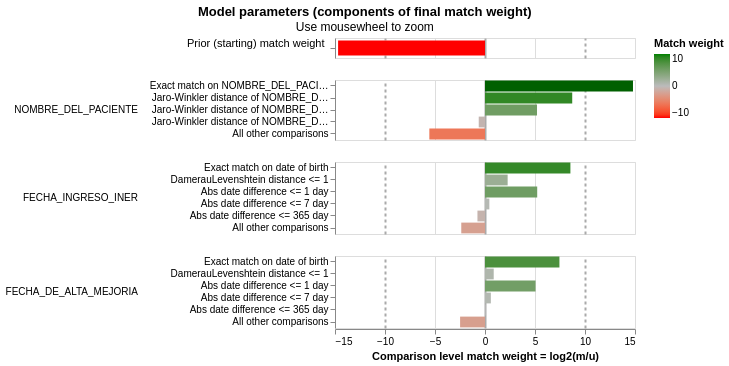

Notebook source saved alongside this figure:
### Markdown cell above
### Visualizando los pesos

### Code cell
linker.visualisations.match_weights_chart()

### Figure 1 — Vega-Lite specification as saved in the notebook (floating-point values rounded to 4 significant figures)
{"config": {"view": {"continuousWidth": 300, "continuousHeight": 300, "discreteHeight": 60, "discreteWidth": 400}, "header": {"title": null}, "mark": {"tooltip": null}, "title": {"anchor": "middle"}}, "vconcat": [{"mark": {"type": "bar", "clip": true, "height": 15}, "encoding": {"color": {"field": "log2_bayes_factor", "scale": {"domain": [-10, 0, 10], "interpolate": "lab", "range": ["red", "#bbbbbb", "green"]}, "title": "Match weight", "type": "quantitative"}, "tooltip": [{"field": "comparison_name", "title": "Comparison name", "type": "nominal"}, {"field": "probability_two_random_records_match", "format": ".4f", "title": "Probability two random records match", "type": "nominal"}, {"field": "log2_bayes_factor", "format": ",.4f", "title": "Equivalent match weight", "type": "quantitative"}, {"field": "bayes_factor_description", "title": "Match weight description", "type": "nominal"}], "x": {"axis": {"domain": false, "gridColor": {"condition": {"test": "abs(datum.value / 10)  <= 1 & datum.value % 10 === 0", "value": "#aaa"}, "value": "#ddd"}, "gridDash": {"condition": {"test": "abs(datum.value / 10) == 1", "value": [3]}, "value": null}, "gridWidth": {"condition": {"test": "abs(datum.value / 10)  <= 1 & datum.value % 10 === 0", "value": 2}, "value": 1}, "labels": false, "ticks": false, "title": ""}, "field": "log2_bayes_factor", "scale": {"domain": [-15, 15]}, "type": "quantitative"}, "y": {"axis": {"title": "Prior (starting) match weight", "titleAlign": "right", "titleAngle": 0, "titleFontWeight": "normal"}, "field": "label_for_charts", "sort": {"field": "comparison_vector_value", "order": "descending"}, "type": "nominal"}}, "height": 20, "transform": [{"filter": "(datum.comparison_name == 'probability_two_random_records_match')"}]}, {"mark": {"type": "bar", "clip": true}, "encoding": {"color": {"field": "log2_bayes_factor", "scale": {"domain": [-10, 0, 10], "interpolate": "lab", "range": ["red", "#bbbbbb", "green"]}, "title": "Match weight", "type": "quantitative"}, "row": {"field": "comparison_name", "header": {"labelAlign": "left", "labelAnchor": "middle", "labelAngle": 0}, "sort": {"field": "comparison_sort_order"}, "type": "nominal"}, "tooltip": [{"field": "comparison_name", "title": "Comparison name", "type": "nominal"}, {"field": "label_for_charts", "title": "Label", "type": "ordinal"}, {"field": "sql_condition", "title": "SQL condition", "type": "nominal"}, {"field": "m_probability", "format": ".10~g", "title": "M probability", "type": "quantitative"}, {"field": "u_probability", "format": ".10~g", "title": "U probability", "type": "quantitative"}, {"field": "bayes_factor", "format": ",.6f", "title": "Bayes factor = m/u", "type": "quantitative"}, {"field": "log2_bayes_factor", "format": ".4~g", "title": "Match weight = log2(m/u)", "type": "quantitative"}, {"field": "bayes_factor_description", "title": "Match weight description", "type": "nominal"}, {"field": "m_probability_description", "title": "m probability description", "type": "nominal"}, {"field": "u_probability_description", "title": "u probability description", "type": "nominal"}], "x": {"axis": {"gridColor": {"condition": {"test": "abs(datum.value / 10)  <= 1 & datum.value % 10 === 0", "value": "#aaa"}, "value": "#ddd"}, "gridDash": {"condition": {"test": "abs(datum.value / 10) == 1", "value": [3]}, "value": null}, "gridWidth": {"condition": {"test": "abs(datum.value / 10)  <= 1 & datum.value % 10 === 0", "value": 2}, "value": 1}, "title": "Comparison level match weight = log2(m/u)"}, "field": "log2_bayes_factor", "scale": {"domain": [-15, 15]}, "type": "quantitative"}, "y": {"axis": {"title": null}, "field": "label_for_charts", "sort": {"field": "comparison_vector_value", "order": "descending"}, "type": "nominal"}}, "height": {"step": 12}, "resolve": {"axis": {"y": "independent"}, "scale": {"y": "independent"}}, "transform": [{"filter": "(datum.comparison_name != 'probability_two_random_records_match')"}]}], "data": {"name": "data-78baf92fd3d9574697e925360fb9d3e2"}, "params": [{"name": "mouse_zoom", "select": {"type": "interval", "encodings": ["x"]}, "bind": "scales", "views": []}], "resolve": {"axis": {"y": "independent"}, "scale": {"y": "independent"}}, "title": {"text": "Model parameters (components of final match weight)", "subtitle": "Use mousewheel to zoom"}, "$schema": "https://vega.github.io/schema/vega-lite/v5.9.3.json", "datasets": {"data-78baf92fd3d9574697e925360fb9d3e2": [{"comparison_name": "probability_two_random_records_match", "sql_condition": null, "label_for_charts": "", "m_probability": null, "u_probability": null, "m_probability_description": null, "u_probability_description": null, "has_tf_adjustments": false, "tf_adjustment_column": null, "tf_adjustment_weight": null, "is_null_level": false, "bayes_factor": 3.783e-05, "log2_bayes_factor": -14.69, "comparison_vector_value": 0, "max_comparison_vector_value": 0, "bayes_factor_description": "The probability that two random records drawn at random match is 0.000 or one in  26,435.8 records.This is equivalent to a starting match weight of -14.690.", "probability_two_random_records_match": 3.783e-05, "comparison_sort_order": -1}, {"comparison_name": "NOMBRE_DEL_PACIENTE", "sql_condition": "\"NOMBRE_DEL_PACIENTE_l\" = \"NOMBRE_DEL_PACIENTE_r\"", "label_for_charts": "Exact match on NOMBRE_DEL_PACIENTE", "m_probability": 0.9793, "u_probability": 3.436e-05, "m_probability_description": "Amongst matching record comparisons, 97.93% of records (i.e. one in 1.021) are in the exact match on nombre_del_paciente comparison level", "u_probability_description": "Amongst non-matching record comparisons, 0.003436% of records (i.e. one in 29,101) are in the exact match on nombre_del_paciente comparison level", "has_tf_adjustments": true, "tf_adjustment_column": "NOMBRE_DEL_PACIENTE", "tf_adjustment_weight": 1.0, "is_null_level": false, "bayes_factor": 28500.0, "log2_bayes_factor": 14.8, "comparison_vector_value": 4, "max_comparison_vector_value": 4, "bayes_factor_description": "If comparison level is `exact match on nombre_del_paciente` then comparison is 28,499 times more likely to be a match", "probability_two_random_records_match": 3.783e-05, "comparison_sort_order": 0}, {"comparison_name": "NOMBRE_DEL_PACIENTE", "sql_condition": "jaro_winkler_similarity(\"NOMBRE_DEL_PACIENTE_l\", \"NOMBRE_DEL_PACIENTE_r\") >= 0.92", "label_for_charts": "Jaro-Winkler distance of NOMBRE_DEL_PACIENTE >= 0.92", "m_probability": 0.0125, "u_probability": 2.959e-05, "m_probability_description": "Amongst matching record comparisons, 1.25% of records (i.e. one in 80) are in the jaro-winkler distance of nombre_del_paciente >= 0.92 comparison level", "u_probability_description": "Amongst non-matching record comparisons, 0.002959% of records (i.e. one in 33,794) are in the jaro-winkler distance of nombre_del_paciente >= 0.92 comparison level", "has_tf_adjustments": false, "tf_adjustment_column": null, "tf_adjustment_weight": 1.0, "is_null_level": false, "bayes_factor": 422.4, "log2_bayes_factor": 8.723, "comparison_vector_value": 3, "max_comparison_vector_value": 4, "bayes_factor_description": "If comparison level is `jaro-winkler distance of nombre_del_paciente >= 0.92` then comparison is 422 times more likely to be a match", "probability_two_random_records_match": 3.783e-05, "comparison_sort_order": 0}, {"comparison_name": "NOMBRE_DEL_PACIENTE", "sql_condition": "jaro_winkler_similarity(\"NOMBRE_DEL_PACIENTE_l\", \"NOMBRE_DEL_PACIENTE_r\") >= 0.88", "label_for_charts": "Jaro-Winkler distance of NOMBRE_DEL_PACIENTE >= 0.88", "m_probability": 0.0125, "u_probability": 0.0003398, "m_probability_description": "Amongst matching record comparisons, 1.25% of records (i.e. one in 80) are in the jaro-winkler distance of nombre_del_paciente >= 0.88 comparison level", "u_probability_description": "Amongst non-matching record comparisons, 0.03398% of records (i.e. one in 2,943) are in the jaro-winkler distance of nombre_del_paciente >= 0.88 comparison level", "has_tf_adjustments": false, "tf_adjustment_column": null, "tf_adjustment_weight": 1.0, "is_null_level": false, "bayes_factor": 36.78, "log2_bayes_factor": 5.201, "comparison_vector_value": 2, "max_comparison_vector_value": 4, "bayes_factor_description": "If comparison level is `jaro-winkler distance of nombre_del_paciente >= 0.88` then comparison is 36.78 times more likely to be a match", "probability_two_random_records_match": 3.783e-05, "comparison_sort_order": 0}, {"comparison_name": "NOMBRE_DEL_PACIENTE", "sql_condition": "jaro_winkler_similarity(\"NOMBRE_DEL_PACIENTE_l\", \"NOMBRE_DEL_PACIENTE_r\") >= 0.7", "label_for_charts": "Jaro-Winkler distance of NOMBRE_DEL_PACIENTE >= 0.7", "m_probability": 0.0125, "u_probability": 0.01931, "m_probability_description": "Amongst matching record comparisons, 1.25% of records (i.e. one in 80) are in the jaro-winkler distance of nombre_del_paciente >= 0.7 comparison level", "u_probability_description": "Amongst non-matching record comparisons, 1.931% of records (i.e. one in 51.79) are in the jaro-winkler distance of nombre_del_paciente >= 0.7 comparison level", "has_tf_adjustments": false, "tf_adjustment_column": null, "tf_adjustment_weight": 1.0, "is_null_level": false, "bayes_factor": 0.6473, "log2_bayes_factor": -0.6274, "comparison_vector_value": 1, "max_comparison_vector_value": 4, "bayes_factor_description": "If comparison level is `jaro-winkler distance of nombre_del_paciente >= 0.7` then comparison is 1.545 times less likely to be a match", "probability_two_random_records_match": 3.783e-05, "comparison_sort_order": 0}, {"comparison_name": "NOMBRE_DEL_PACIENTE", "sql_condition": "ELSE", "label_for_charts": "All other comparisons", "m_probability": 0.02069, "u_probability": 0.9803, "m_probability_description": "Amongst matching record comparisons, 2.069% of records (i.e. one in 48.33) are in the all other comparisons comparison level", "u_probability_description": "Amongst non-matching record comparisons, 98.03% of records (i.e. one in 1.02) are in the all other comparisons comparison level", "has_tf_adjustments": false, "tf_adjustment_column": null, "tf_adjustment_weight": 1.0, "is_null_level": false, "bayes_factor": 0.02111, "log2_bayes_factor": -5.566, "comparison_vector_value": 0, "max_comparison_vector_value": 4, "bayes_factor_description": "If comparison level is `all other comparisons` then comparison is 47.38 times less likely to be a match", "probability_two_random_records_match": 3.783e-05, "comparison_sort_order": 0}, {"comparison_name": "FECHA_INGRESO_INER", "sql_condition": "\"FECHA_INGRESO_INER_l\" = \"FECHA_INGRESO_INER_r\"", "label_for_charts": "Exact match on date of birth", "m_probability": 0.4524, "u_probability": 0.001215, "m_probability_description": "Amongst matching record comparisons, 45.24% of records (i.e. one in 2.211) are in the exact match on date of birth comparison level", "u_probability_description": "Amongst non-matching record comparisons, 0.1215% of records (i.e. one in 823) are in the exact match on date of birth comparison level", "has_tf_adjustments": false, "tf_adjustment_column": null, "tf_adjustment_weight": 1.0, "is_null_level": false, "bayes_factor": 372.3, "log2_bayes_factor": 8.54, "comparison_vector_value": 5, "max_comparison_vector_value": 5, "bayes_factor_description": "If comparison level is `exact match on date of birth` then comparison is 372 times more likely to be a match", "probability_two_random_records_match": 3.783e-05, "comparison_sort_order": 1}, {"comparison_name": "FECHA_INGRESO_INER", "sql_condition": "damerau_levenshtein(\"FECHA_INGRESO_INER_l\", \"FECHA_INGRESO_INER_r\") <= 1", "label_for_charts": "DamerauLevenshtein distance <= 1", "m_probability": 0.0987, "u_probability": 0.02054, "m_probability_description": "Amongst matching record comparisons, 9.87% of records (i.e. one in 10.13) are in the dameraulevenshtein distance <= 1 comparison level", "u_probability_description": "Amongst non-matching record comparisons, 2.054% of records (i.e. one in 48.69) are in the dameraulevenshtein distance <= 1 comparison level", "has_tf_adjustments": false, "tf_adjustment_column": null, "tf_adjustment_weight": 1.0, "is_null_level": false, "bayes_factor": 4.805, "log2_bayes_factor": 2.265, "comparison_vector_value": 4, "max_comparison_vector_value": 5, "bayes_factor_description": "If comparison level is `dameraulevenshtein distance <= 1` then comparison is 4.805 times more likely to be a match", "probability_two_random_records_match": 3.783e-05, "comparison_sort_order": 1}, {"comparison_name": "FECHA_INGRESO_INER", "sql_condition": "ABS(EPOCH(try_strptime(\"FECHA_INGRESO_INER_l\", '%Y-%m-%d')) - EPOCH(try_strptime(\"FECHA_INGRESO_INER_r\", '%Y-%m-%d'))) <= 86400", "label_for_charts": "Abs date difference <= 1 day", "m_probability": 0.01, "u_probability": 0.0002682, "m_probability_description": "Amongst matching record comparisons, 1% of records (i.e. one in 100) are in the abs date difference <= 1 day comparison level", "u_probability_description": "Amongst non-matching record comparisons, 0.02682% of records (i.e. one in 3,728) are in the abs date difference <= 1 day comparison level", "has_tf_adjustments": false, "tf_adjustment_column": null, "tf_adjustment_weight": 1.0, "is_null_level": false, "bayes_factor": 37.28, "log2_bayes_factor": 5.22, "comparison_vector_value": 3, "max_comparison_vector_value": 5, "bayes_factor_description": "If comparison level is `abs date difference <= 1 day` then comparison is 37.28 times more likely to be a match", "probability_two_random_records_match": 3.783e-05, "comparison_sort_order": 1}, {"comparison_name": "FECHA_INGRESO_INER", "sql_condition": "ABS(EPOCH(try_strptime(\"FECHA_INGRESO_INER_l\", '%Y-%m-%d')) - EPOCH(try_strptime(\"FECHA_INGRESO_INER_r\", '%Y-%m-%d'))) <= 604800", "label_for_charts": "Abs date difference <= 7 day", "m_probability": 0.009288, "u_probability": 0.006869, "m_probability_description": "Amongst matching record comparisons, 0.9288% of records (i.e. one in 108) are in the abs date difference <= 7 day comparison level", "u_probability_description": "Amongst non-matching record comparisons, 0.6869% of records (i.e. one in 146) are in the abs date difference <= 7 day comparison level", "has_tf_adjustments": false, "tf_adjustment_column": null, "tf_adjustment_weight": 1.0, "is_null_level": false, "bayes_factor": 1.352, "log2_bayes_factor": 0.4354, "comparison_vector_value": 2, "max_comparison_vector_value": 5, "bayes_factor_description": "If comparison level is `abs date difference <= 7 day` then comparison is 1.352 times more likely to be a match", "probability_two_random_records_match": 3.783e-05, "comparison_sort_order": 1}, {"comparison_name": "FECHA_INGRESO_INER", "sql_condition": "ABS(EPOCH(try_strptime(\"FECHA_INGRESO_INER_l\", '%Y-%m-%d')) - EPOCH(try_strptime(\"FECHA_INGRESO_INER_r\", '%Y-%m-%d'))) <= 31536000", "label_for_charts": "Abs date difference <= 365 day", "m_probability": 0.3741, "u_probability": 0.6317, "m_probability_description": "Amongst matching record comparisons, 37.41% of records (i.e. one in 2.673) are in the abs date difference <= 365 day comparison level", "u_probability_description": "Amongst non-matching record comparisons, 63.17% of records (i.e. one in 1.583) are in the abs date difference <= 365 day comparison level", "has_tf_adjustments": false, "tf_adjustment_column": null, "tf_adjustment_weight": 1.0, "is_null_level": false, "bayes_factor": 0.5923, "log2_bayes_factor": -0.7556, "comparison_vector_value": 1, "max_comparison_vector_value": 5, "bayes_factor_description": "If comparison level is `abs date difference <= 365 day` then comparison is 1.688 times less likely to be a match", "probability_two_random_records_match": 3.783e-05, "comparison_sort_order": 1}, {"comparison_name": "FECHA_INGRESO_INER", "sql_condition": "ELSE", "label_for_charts": "All other comparisons", "m_probability": 0.06552, "u_probability": 0.3394, "m_probability_description": "Amongst matching record comparisons, 6.552% of records (i.e. one in 15.26) are in the all other comparisons comparison level", "u_probability_description": "Amongst non-matching record comparisons, 33.94% of records (i.e. one in 2.946) are in the all other comparisons comparison level", "has_tf_adjustments": false, "tf_adjustment_column": null, "tf_adjustment_weight": 1.0, "is_null_level": false, "bayes_factor": 0.193, "log2_bayes_factor": -2.373, "comparison_vector_value": 0, "max_comparison_vector_value": 5, "bayes_factor_description": "If comparison level is `all other comparisons` then comparison is 5.181 times less likely to be a match", "probability_two_random_records_match": 3.783e-05, "comparison_sort_order": 1}, {"comparison_name": "FECHA_DE_ALTA_MEJORIA", "sql_condition": "\"FECHA_DE_ALTA_MEJORIA_l\" = \"FECHA_DE_ALTA_MEJORIA_r\"", "label_for_charts": "Exact match on date of birth", "m_probability": 0.2296, "u_probability": 0.00132, "m_probability_description": "Amongst matching record comparisons, 22.96% of records (i.e. one in 4.355) are in the exact match on date of birth comparison level", "u_probability_description": "Amongst non-matching record comparisons, 0.132% of records (i.e. one in 758) are in the exact match on date of birth comparison level", "has_tf_adjustments": false, "tf_adjustment_column": null, "tf_adjustment_weight": 1.0, "is_null_level": false, "bayes_factor": 173.9, "log2_bayes_factor": 7.442, "comparison_vector_value": 5, "max_comparison_vector_value": 5, "bayes_factor_description": "If comparison level is `exact match on date of birth` then comparison is 174 times more likely to be a match", "probability_two_random_records_match": 3.783e-05, "comparison_sort_order": 2}, {"comparison_name": "FECHA_DE_ALTA_MEJORIA", "sql_condition": "damerau_levenshtein(\"FECHA_DE_ALTA_MEJORIA_l\", \"FECHA_DE_ALTA_MEJORIA_r\") <= 1", "label_for_charts": "DamerauLevenshtein distance <= 1", "m_probability": 0.03621, "u_probability": 0.0198, "m_probability_description": "Amongst matching record comparisons, 3.621% of records (i.e. one in 27.62) are in the dameraulevenshtein distance <= 1 comparison level", "u_probability_description": "Amongst non-matching record comparisons, 1.98% of records (i.e. one in 50.5) are in the dameraulevenshtein distance <= 1 comparison level", "has_tf_adjustments": false, "tf_adjustment_column": null, "tf_adjustment_weight": 1.0, "is_null_level": false, "bayes_factor": 1.829, "log2_bayes_factor": 0.8707, "comparison_vector_value": 4, "max_comparison_vector_value": 5, "bayes_factor_description": "If comparison level is `dameraulevenshtein distance <= 1` then comparison is 1.829 times more likely to be a match", "probability_two_random_records_match": 3.783e-05, "comparison_sort_order": 2}, {"comparison_name": "FECHA_DE_ALTA_MEJORIA", "sql_condition": "ABS(EPOCH(try_strptime(\"FECHA_DE_ALTA_MEJORIA_l\", '%Y-%m-%d')) - EPOCH(try_strptime(\"FECHA_DE_ALTA_MEJORIA_r\", '%Y-%m-%d'))) <= 86400", "label_for_charts": "Abs date difference <= 1 day", "m_probability": 0.01, "u_probability": 0.0003007, "m_probability_description": "Amongst matching record comparisons, 1% of records (i.e. one in 100) are in the abs date difference <= 1 day comparison level", "u_probability_description": "Amongst non-matching record comparisons, 0.03007% of records (i.e. one in 3,326) are in the abs date difference <= 1 day comparison level", "has_tf_adjustments": false, "tf_adjustment_column": null, "tf_adjustment_weight": 1.0, "is_null_level": false, "bayes_factor": 33.26, "log2_bayes_factor": 5.056, "comparison_vector_value": 3, "max_comparison_vector_value": 5, "bayes_factor_description": "If comparison level is `abs date difference <= 1 day` then comparison is 33.26 times more likely to be a match", "probability_two_random_records_match": 3.783e-05, "comparison_sort_order": 2}, {"comparison_name": "FECHA_DE_ALTA_MEJORIA", "sql_condition": "ABS(EPOCH(try_strptime(\"FECHA_DE_ALTA_MEJORIA_l\", '%Y-%m-%d')) - EPOCH(try_strptime(\"FECHA_DE_ALTA_MEJORIA_r\", '%Y-%m-%d'))) <= 604800", "label_for_charts": "Abs date difference <= 7 day", "m_probability": 0.01034, "u_probability": 0.006895, "m_probability_description": "Amongst matching record comparisons, 1.034% of records (i.e. one in 96.67) are in the abs date difference <= 7 day comparison level", "u_probability_description": "Amongst non-matching record comparisons, 0.6895% of records (i.e. one in 145) are in the abs date difference <= 7 day comparison level", "has_tf_adjustments": false, "tf_adjustment_column": null, "tf_adjustment_weight": 1.0, "is_null_level": false, "bayes_factor": 1.5, "log2_bayes_factor": 0.5854, "comparison_vector_value": 2, "max_comparison_vector_value": 5, "bayes_factor_description": "If comparison level is `abs date difference <= 7 day` then comparison is 1.5 times more likely to be a match", "probability_two_random_records_match": 3.783e-05, "comparison_sort_order": 2}, {"comparison_name": "FECHA_DE_ALTA_MEJORIA", "sql_condition": "ABS(EPOCH(try_strptime(\"FECHA_DE_ALTA_MEJORIA_l\", '%Y-%m-%d')) - EPOCH(try_strptime(\"FECHA_DE_ALTA_MEJORIA_r\", '%Y-%m-%d'))) <= 31536000", "label_for_charts": "Abs date difference <= 365 day", "m_probability": 0.6635, "u_probability": 0.6327, "m_probability_description": "Amongst matching record comparisons, 66.35% of records (i.e. one in 1.507) are in the abs date difference <= 365 day comparison level", "u_probability_description": "Amongst non-matching record comparisons, 63.27% of records (i.e. one in 1.581) are in the abs date difference <= 365 day comparison level", "has_tf_adjustments": false, "tf_adjustment_column": null, "tf_adjustment_weight": 1.0, "is_null_level": false, "bayes_factor": 1.049, "log2_bayes_factor": 0.06858, "comparison_vector_value": 1, "max_comparison_vector_value": 5, "bayes_factor_description": "If comparison level is `abs date difference <= 365 day` then comparison is 1.049 times more likely to be a match", "probability_two_random_records_match": 3.783e-05, "comparison_sort_order": 2}, {"comparison_name": "FECHA_DE_ALTA_MEJORIA", "sql_condition": "ELSE", "label_for_charts": "All other comparisons", "m_probability": 0.06034, "u_probability": 0.339, "m_probability_description": "Amongst matching record comparisons, 6.034% of records (i.e. one in 16.57) are in the all other comparisons comparison level", "u_probability_description": "Amongst non-matching record comparisons, 33.9% of records (i.e. one in 2.95) are in the all other comparisons comparison level", "has_tf_adjustments": false, "tf_adjustment_column": null, "tf_adjustment_weight": 1.0, "is_null_level": false, "bayes_factor": 0.178, "log2_bayes_factor": -2.49, "comparison_vector_value": 0, "max_comparison_vector_value": 5, "bayes_factor_description": "If comparison level is `all other comparisons` then comparison is 5.617 times less likely to be a match", "probability_two_random_records_match": 3.783e-05, "comparison_sort_order": 2}]}}
